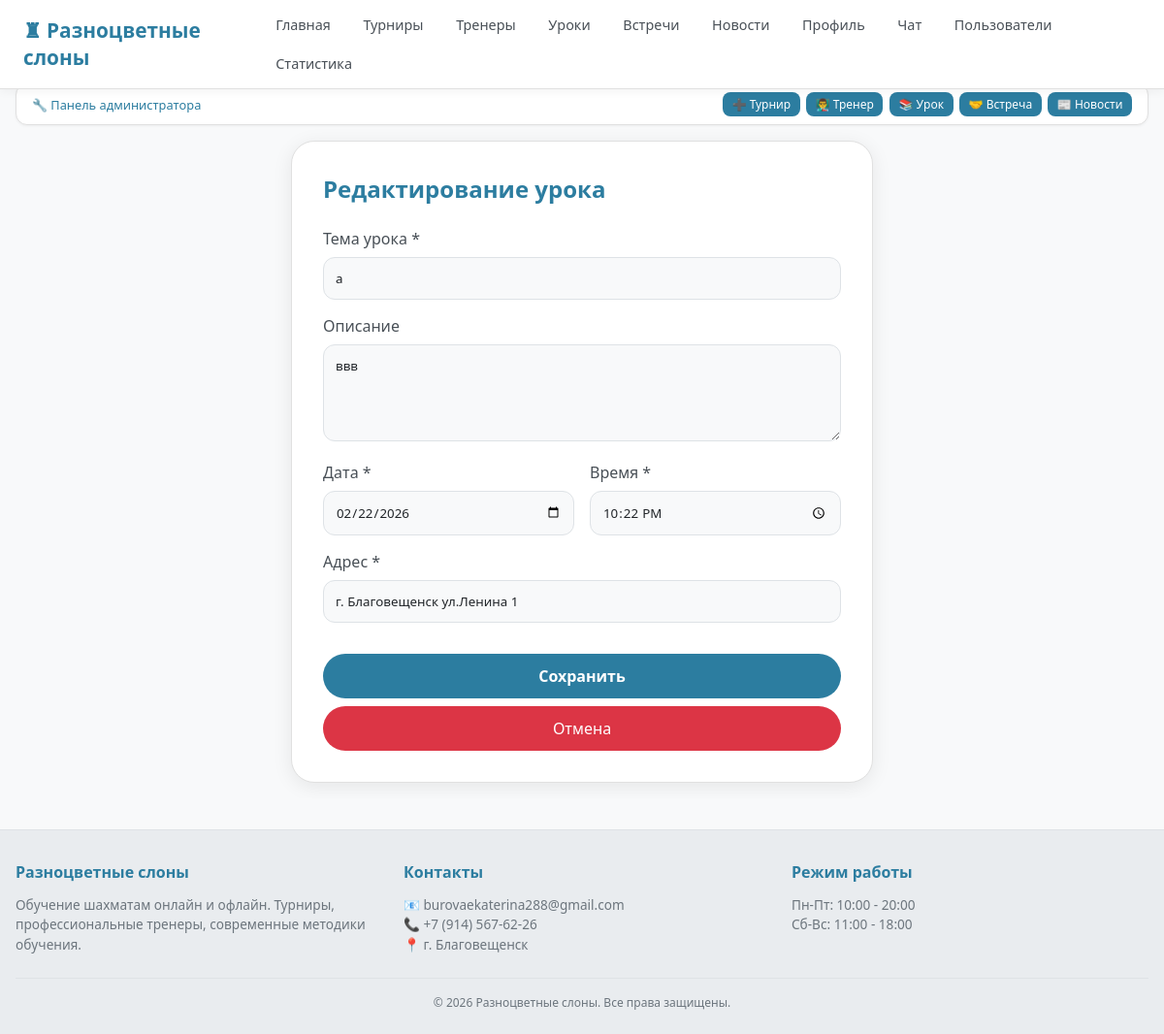
The app's page /lesson/8/edit/ (signed in) with its own data.
### main/models.py (models this page shows, shortened)
class Lesson(models.Model):
    trainer = models.ForeignKey(Trainer, on_delete=models.CASCADE, null=True, blank=True, related_name='lessons')
    name = models.CharField(max_length=200, verbose_name='Название урока')
    description = models.TextField(verbose_name='Описание', blank=True, null=True)
    lesson_type = models.CharField(max_length=10, blank=True, null=True)
    mode = models.CharField(max_length=10, blank=True, null=True)
    date = models.DateField(verbose_name='Дата')
    time = models.TimeField(verbose_name='Время')
    duration = models.IntegerField(default=60, verbose_name='Длительность (мин)')
    max_students = models.IntegerField(default=10, verbose_name='Максимум учеников')
    students = models.ManyToManyField(User, blank=True, related_name='lessons')
    meeting_link = models.URLField(blank=True, null=True, verbose_name='Ссылка на занятие')
    location = models.CharField(max_length=200, blank=True, verbose_name='Адрес')
    video_url = models.URLField(blank=True, null=True, verbose_name='Ссылка на видео')
    homework = models.TextField(blank=True, verbose_name='Домашнее задание')
    presentation = models.FileField(upload_to='lessons/', blank=True, null=True, verbose_name='Презентация')

### main/views.py (the view)
# urls.py: path('lesson/<int:id>/edit/', views.lesson_edit, name='lesson_edit'),
@login_required
@user_passes_test(is_admin)
def lesson_edit(request, id):
    lesson = get_object_or_404(Lesson, id=id)
    if request.method == 'POST':
        name = request.POST.get('name')
        description = request.POST.get('description', '')
        date = request.POST.get('date')
        time = request.POST.get('time')
        location = request.POST.get('location')
        if name and date and time and location:
            lesson.name = name
            lesson.description = description
            lesson.date = date
            lesson.time = time
            lesson.location = location
            lesson.save()
            messages.success(request, f'Урок "{lesson.name}" обновлён!')
            return redirect('lessons_list')
        else:
            messages.error(request, 'Заполните все обязательные поля')
    else:
        return render(request, 'main/admin/lesson_form.html', {
            'title': 'Редактирование урока',
            'lesson': lesson
        })

### main/views.py (called while the page is built)
def is_admin(user):
    return user.is_authenticated and user.role == 'admin'

### main/templates/main/admin/lesson_form.html (shortened to what this page needs)
{% extends 'main/base.html' %}
{% block content %}
<div class="form-container">
    <h2>{{ title }}</h2>
    <form method="post">
        <div class="form-group">
            <label>Тема урока *</label>
            <input type="text" name="name" value="{{ lesson.name|default:'' }}" required placeholder="Введите тему урока">
        </div>
        <div class="form-group">
            <label>Описание</label>
            <textarea name="description" rows="3" placeholder="Описание урока">{{ lesson.description|default:'' }}</textarea>
        </div>
        <div class="form-row">
            <div class="form-group">
                <label>Дата *</label>
                <input type="date" name="date" value="{{ lesson.date|date:'Y-m-d'|default:'' }}" required>
            </div>
            <div class="form-group">
                <label>Время *</label>
                <input type="time" name="time" value="{{ lesson.time|time:'H:i'|default:'' }}" required>
            </div>
        </div>
        <div class="form-group">
            <label>Адрес *</label>
            <input type="text" name="location" value="{{ lesson.location|default:'' }}" required placeholder="г. Москва, ул. Примерная, д. 1">
        </div>
        <button type="submit" class="btn-submit">{% if lesson %}Сохранить{% else %}Создать урок{% endif %}</button>
        <a href="{% url 'lessons_list' %}" class="btn-cancel">Отмена</a>
    </form>
</div>
{% endblock %}

### main/templates/main/base.html (style rules this page uses)
* { margin: 0; padding: 0; box-sizing: border-box; font-family: 'Segoe UI', system-ui, sans-serif; }
body { background: #f8f9fa; color: #212529; min-height: 100vh; display: flex; flex-direction: column; overflow-x: hidden; max-width: 100%; padding-top: 70px; }
html { overflow-x: hidden; max-width: 100%; }
input, select, textarea { background: #f8f9fa; border: 1px solid #dee2e6; border-radius: 8px; padding: 0.6rem; color: #212529; }

### main/templates/main/admin/lesson_form.html (style rules this page uses)
.form-container { max-width: 600px; margin: 0 auto; background: white; padding: 2rem; border-radius: 24px; border: 1px solid #e0e0e0; box-shadow: 0 4px 20px rgba(0,0,0,0.08); }
.form-container h2 { color: #2c7da0; margin-bottom: 1.5rem; font-weight: 600; }
.form-group { margin-bottom: 1rem; }
.form-group label { display: block; color: #495057; margin-bottom: 0.5rem; font-weight: 500; }
.form-group input, .form-group textarea { width: 100%; padding: 0.75rem; background: #f8f9fa; border: 1px solid #dee2e6; border-radius: 12px; color: #212529; transition: all 0.2s; }
.form-group textarea { resize: vertical; min-height: 100px; }
.form-row { display: grid; grid-template-columns: 1fr 1fr; gap: 1rem; }
.btn-submit { background: #2c7da0; color: white; padding: 0.75rem 1.5rem; border: none; border-radius: 30px; cursor: pointer; font-size: 1rem; font-weight: 600; margin-top: 1rem; width: 100%; transition: all 0.2s; }
.btn-cancel { background: #dc3545; color: white; padding: 0.75rem 1.5rem; border: none; border-radius: 30px; cursor: pointer; font-size: 1rem; margin-top: 0.5rem; width: 100%; text-align: center; display: inline-block; text-decoration: none; transition: all 0.2s; }

### records on screen
Lesson: name "а", description "ввв", date "02/22/2026", time "22:22", location "г. Благовещенск ул.Ленина 1"

### other values on screen
{{ title }} "Редактирование урока"
